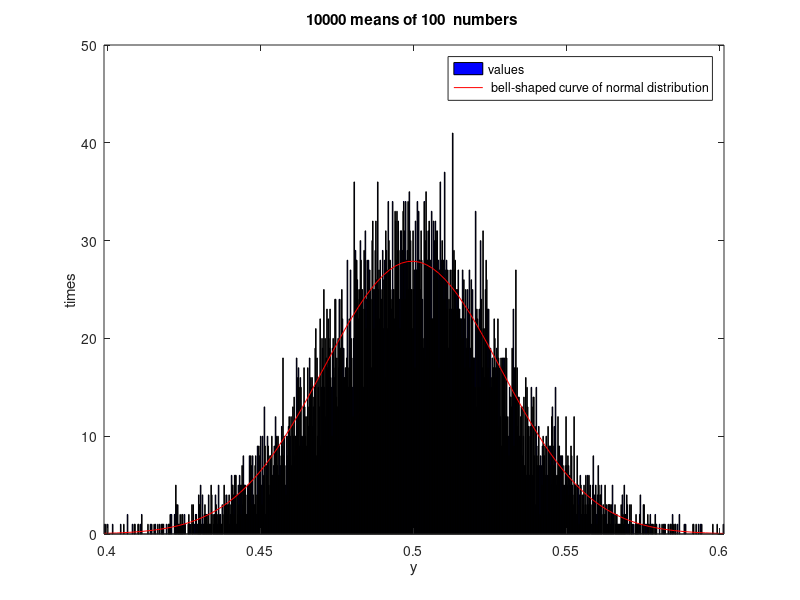

This figure's MATLAB source:


min = 0;
max = 1;
n = 100;
N=1e4;
bins=1e3;
%m  %mean

% for i = 1:10000:100
%     y = min + (max-min)* randn(1, 100);
%     m(i) = mean(y);
% end

m = mean(rand(n, N));


fprintf('\n');
clf
figure(1)
histfit(m,bins)
xlabel('y')
ylabel('times')
legend('values',' bell-shaped curve of normal distribution')
title(sprintf('%1.0f means of %1.0f  numbers \n',N,n))
